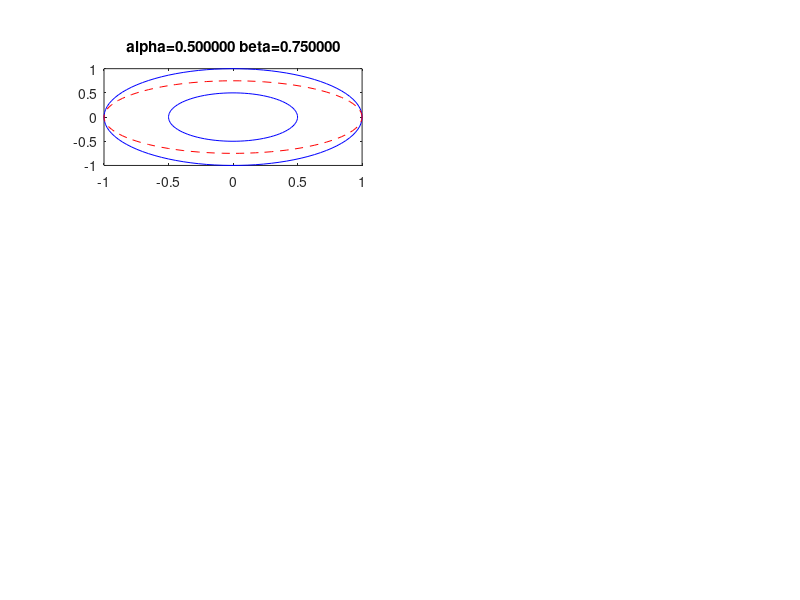

This chart was generated by the following MATLAB code: (Note: this script raises an error after producing the figure.)
close all;
clear all;

function testPlot(alpha, beta)
  
  theta = linspace(0,2*pi);
  xref = cos(theta);
  yref = sin(theta);
  plot(xref, yref, 'b-');
  hold on;
  plot(0.5*xref, 0.5*yref, 'b-');
  
  x = xref;
  y = beta*yref;
  plot(x, y, 'r--');
  
  title(sprintf('alpha=%f beta=%f', alpha, beta));
  
  axes_position = get(gca,'Position');
  
  if alpha < 1
    set(gca, 'Position', [axes_position(1), axes_position(2), axes_position(3), alpha*axes_position(3)]);
  else
    set(gca, 'Position', [axes_position(1), axes_position(2), axes_position(4)/alpha, axes_position(4)]);
  end
  
  axis_equal_advanced(gca, x, y, [0, 0.5], [0, 0.5], 'relative_data_coordinates', false);
  
end

figure;

% alpha < beta
subplot(3,2,1);
testPlot(0.5, 0.75);
subplot(3,2,3);
testPlot(0.5, 1.5);
subplot(3,2,5);
testPlot(1.25, 1.5);

% alpha > beta
subplot(3,2,2);
testPlot(0.75, 0.5);
subplot(3,2,4);
testPlot(1.5, 0.5);
subplot(3,2,6);
testPlot(1.5, 1.25);

%figure;
%subplot(1,2,1)

%plot(x,y);
%hold on;
%plot(x,y);

%alpha = 
%axes_position = get(gca,'Position');

%set(gca, 'Position', [axes_position(1), axes_position(2), 0.5, 0.5]);
%axis_equal_advanced(gca, x, y, [0,0]);

%pause;
%set(gca, 'Position', [axes_position(1), axes_position(2), 0.5, 0.8]);
%axis_equal_advanced(gca, x, y, [0,0]);

%pause;
%set(gca, 'Position', [axes_position(1), axes_position(2), 0.8, 0.5]);
%axis_equal_advanced(gca, x, y, [0,0]);

%pause;
%set(gca, 'Position', [axes_position(1), axes_position(2), 0.5, 0.8]);
%axis_equal_advanced(gca, x, y, [0,0]);

%pause;
%set(gca, 'Position', [axes_position(1), axes_position(2), 0.5, 0.8]);
%axis_equal_advanced(gca, x, y, [0,0]);

%pause;
%set(gca, 'Position', [axes_position(1), axes_position(2), 0.5, 0.8]);
%axis_equal_advanced(gca, x, y, [0,0]);
